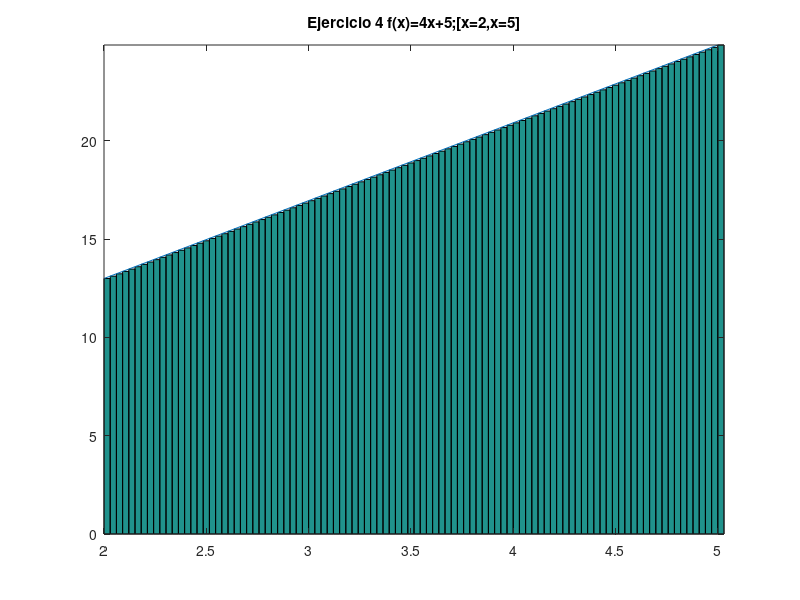

Reproduce this figure in MATLAB.
% Octave Script
% Title			:Sumatoria de Riemann_supeiores_e_inferiores.
% Description		:Script para desarrrollar el ejericio 4 de la actividad Sumatoria de Riemann_supeiores_e_inferiores.
% Author		:Luis Gerardo Cardozo Carranza (Gerard_CRS) luiscardozo161002@gmail.com
% Date			:20210429
% sion		        :1
% Usage			:octave> /path/Sumatoria de Riemann_supeiores_e_inferiores_Luis Gerardo Cardozo Carranza_3202
% Notes			:Requiere aplicacion octave usar en consola preferentemente. 

% Sumatoria de Riemann_supeiores_e_inferiores Ejercicio 4 f(x)=4x+5;[x=2,x=5]

%limpia la pantalla y las variables.
clc, clear
%define los intervalos y el numero de rectangulos.
a = 2;
b = 5;
n = 100;
%determina la longitud de la base o el incremento de x.
base = (b-a)/n;
%definicion de la funcion.
x =a:base:(b-base);
%y esta representada por la variable altura
altura=(4*x)+5;
%calcula el valor de cada uno de los rectangulos.
area = base*altura;
%estable    la    linea   que   forma  la funcion
x2 = linspace(2,5,100);
y2 = (4*x)+5;
%inicio del  intervalo, fin del intervalo, numero 
%de rectangulos.
xa = linspace(2,5,100);
yab =(4*x)+5;

%dibuja una  grafica de barras una a lado de otra 
%sin espacios
g = bar(xa,yab,'histc');

%permite continuar  graficando  despues de que ya 
%exista un grafica trazada
hold on

%Grafica la funcion
plot(x2,y2);

%Asigna un nombre a la grafica 
title("Ejercicio 4 f(x)=4x+5;[x=2,x=5]");

%ajusta la grafica a los datos.
axis tight
